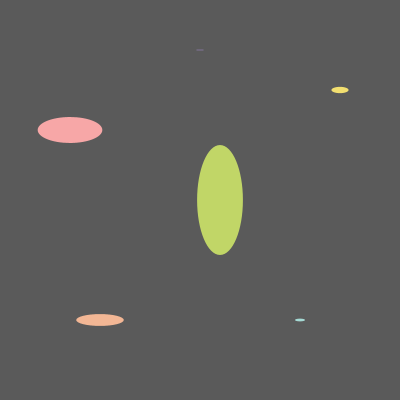
Frame 1 (no input)
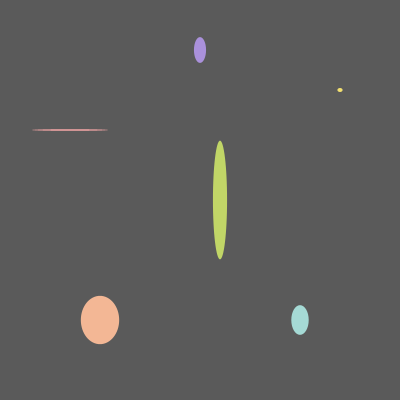
Frame 60 (the mouse pressed at the canvas centre just before this capture)
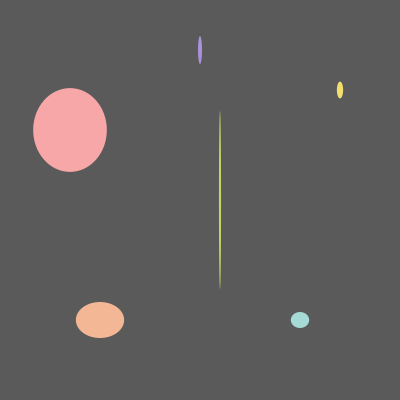
Frame 120 (the mouse held since frame 60 and released just before this capture)

The Processing sketch that drew these frames (run headless with seeded random() and noise(); from frame 60 on, the mouse is pressed at the canvas centre):

// Processing sketch: processing_55014
// ── processing_55014.pde

float d = 50;
float center = 150;
int opacity = 255;
float dd = 70;
float ddd = 100;
float dddd = 30;

void setup() {
  size (400, 400);
  smooth();
  noStroke();
  frameRate (5);
}

void draw() {
  background(90);
  //pink
  fill(#F7A7A7);
  ellipse(70, 130, random(100), random(100));
  //orange
  fill(#F3B795);
  ellipse(100, 320, random (50), random(50));
  //yellow
  fill(#F2DF70);
  ellipse(340, 90, random(20), random (20));
  //green
  fill(#C1D667);
  ellipse(220, 200, random(100), random(200));
  //blue
  fill(#A5DAD5);
  ellipse(300, 320, random (30), random (30));
  //purple
  fill(#AA91DB);
  ellipse(200, 50, random (40), random(40));
}

void mousePressed() {

//pink
 if(mouseX>=70 && mouseX<=130 && mouseY>=100 && mouseY<=height/2){
    fill(#CE8484, 255);
    frameRate (10);
    ellipse(70, 130, 300, 100);
    ellipse(70, 130, 100, 300);
 }
}
